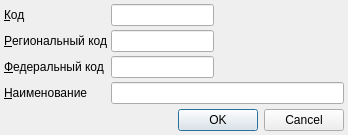
<?xml version="1.0" encoding="UTF-8"?>
<ui version="4.0">
 <class>ItemEditorDialog</class>
 <widget class="QDialog" name="ItemEditorDialog">
  <property name="geometry">
   <rect>
    <x>0</x>
    <y>0</y>
    <width>348</width>
    <height>135</height>
   </rect>
  </property>
  <property name="windowTitle">
   <string>ChangeMe!</string>
  </property>
  <property name="sizeGripEnabled">
   <bool>false</bool>
  </property>
  <layout class="QGridLayout">
   <property name="margin">
    <number>4</number>
   </property>
   <property name="spacing">
    <number>4</number>
   </property>
   <item row="6" column="0" colspan="3">
    <widget class="QDialogButtonBox" name="buttonBox">
     <property name="orientation">
      <enum>Qt::Horizontal</enum>
     </property>
     <property name="standardButtons">
      <set>QDialogButtonBox::Cancel|QDialogButtonBox::Ok</set>
     </property>
    </widget>
   </item>
   <item row="0" column="2">
    <spacer>
     <property name="orientation">
      <enum>Qt::Horizontal</enum>
     </property>
     <property name="sizeHint" stdset="0">
      <size>
       <width>131</width>
       <height>20</height>
      </size>
     </property>
    </spacer>
   </item>
   <item row="0" column="1">
    <widget class="QLineEdit" name="edtCode">
     <property name="maxLength">
      <number>8</number>
     </property>
    </widget>
   </item>
   <item row="3" column="1" colspan="2">
    <widget class="QLineEdit" name="edtName">
     <property name="maxLength">
      <number>64</number>
     </property>
    </widget>
   </item>
   <item row="3" column="0">
    <widget class="QLabel" name="lblName">
     <property name="text">
      <string>&amp;Наименование</string>
     </property>
     <property name="buddy">
      <cstring>edtName</cstring>
     </property>
    </widget>
   </item>
   <item row="0" column="0">
    <widget class="QLabel" name="lblCode">
     <property name="text">
      <string>&amp;Код</string>
     </property>
     <property name="buddy">
      <cstring>edtCode</cstring>
     </property>
    </widget>
   </item>
   <item row="5" column="0" colspan="3">
    <spacer>
     <property name="orientation">
      <enum>Qt::Vertical</enum>
     </property>
     <property name="sizeHint" stdset="0">
      <size>
       <width>307</width>
       <height>16</height>
      </size>
     </property>
    </spacer>
   </item>
   <item row="1" column="0">
    <widget class="QLabel" name="lblRegionalCode">
     <property name="text">
      <string>&amp;Региональный код</string>
     </property>
     <property name="buddy">
      <cstring>edtRegionalCode</cstring>
     </property>
    </widget>
   </item>
   <item row="1" column="1">
    <widget class="QLineEdit" name="edtRegionalCode">
     <property name="maxLength">
      <number>8</number>
     </property>
    </widget>
   </item>
   <item row="1" column="2">
    <spacer>
     <property name="orientation">
      <enum>Qt::Horizontal</enum>
     </property>
     <property name="sizeHint" stdset="0">
      <size>
       <width>131</width>
       <height>20</height>
      </size>
     </property>
    </spacer>
   </item>
   <item row="2" column="0">
    <widget class="QLabel" name="lblFederalCode">
     <property name="text">
      <string>&amp;Федеральный код</string>
     </property>
     <property name="buddy">
      <cstring>edtFederalCode</cstring>
     </property>
    </widget>
   </item>
   <item row="2" column="1">
    <widget class="QLineEdit" name="edtFederalCode"/>
   </item>
   <item row="2" column="2">
    <spacer name="horizontalSpacer">
     <property name="orientation">
      <enum>Qt::Horizontal</enum>
     </property>
     <property name="sizeHint" stdset="0">
      <size>
       <width>40</width>
       <height>20</height>
      </size>
     </property>
    </spacer>
   </item>
  </layout>
 </widget>
 <tabstops>
  <tabstop>edtCode</tabstop>
  <tabstop>edtRegionalCode</tabstop>
  <tabstop>edtFederalCode</tabstop>
  <tabstop>edtName</tabstop>
  <tabstop>buttonBox</tabstop>
 </tabstops>
 <resources/>
 <connections>
  <connection>
   <sender>buttonBox</sender>
   <signal>accepted()</signal>
   <receiver>ItemEditorDialog</receiver>
   <slot>accept()</slot>
   <hints>
    <hint type="sourcelabel">
     <x>158</x>
     <y>125</y>
    </hint>
    <hint type="destinationlabel">
     <x>117</x>
     <y>106</y>
    </hint>
   </hints>
  </connection>
  <connection>
   <sender>buttonBox</sender>
   <signal>rejected()</signal>
   <receiver>ItemEditorDialog</receiver>
   <slot>reject()</slot>
   <hints>
    <hint type="sourcelabel">
     <x>238</x>
     <y>125</y>
    </hint>
    <hint type="destinationlabel">
     <x>247</x>
     <y>107</y>
    </hint>
   </hints>
  </connection>
 </connections>
</ui>
